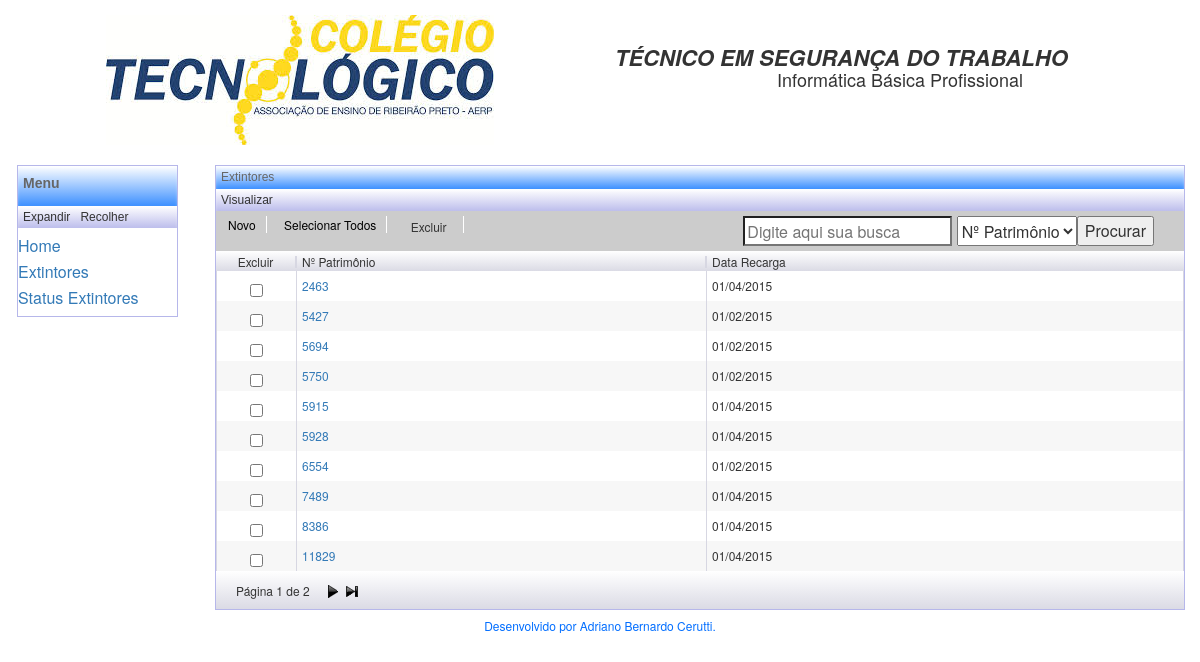
The app's page /visualiza-extintor.php with its own data.
### tables this page shows
CREATE TABLE IF NOT EXISTS `requisitos` (
`id` int(11) NOT NULL,
  `patrimonio` varchar(50) NOT NULL,
  `lacre` varchar(50) NOT NULL,
  `inmetro` varchar(50) NOT NULL,
  `tipo` varchar(50) NOT NULL,
  `lt_kg` varchar(50) NOT NULL,
  `data_recarga` date NOT NULL,
  `prox_recarga` date NOT NULL,
  `localizacao` varchar(255) DEFAULT NULL,
  `validade_extintor` date NOT NULL,
  `sinalizacao` varchar(50) NOT NULL,
  `placas` varchar(50) NOT NULL
);

### visualiza-extintor.php (the view, shortened to what this page needs)
<?php include("include/header.php");?>
<?php include("include/menu.php");?>
	<form action="php/excluir.php" method="post">
		<div class="col-md-10">
			<section>
				<div class="titulo">
					<h3>Extintores</h3>
				</div>
				<div id="breadcrumb">
					Visualizar
				</div>
				<div class="faixa-opcoes">
					<div class="botoes">
						<ul>
							<li id="novos"><a href="cadastro-extintor.php">Novo</a></li>
							<li id="selecionar-todos"><a href="#">Selecionar Todos</a></li>
							<li id="excluir"><input type="submit" name="excluir" value="Excluir"></li>
						</ul>
					</div>
					<div class="faixa-pesquisa">
						<form action="">
							<input type="search" name="" value="" placeholder="Digite aqui sua busca">
							<select name="" id="">
								<option value="patrimonio">Nº Patrimônio</option>
								<input type="submit" name="procurar" value="Procurar">
							</select>
						</form>
					</div>
				</div>
				<div class="titulos-resultados">
					<table>
						<tr>
							<td>Excluir</td>
							<td>Nº Patrimônio</td>
							<td>Data Recarga</td>
						</tr>
					</table>
				</div>
				<div class="corpo-resultados">
					<table>
						<tr>
						<?php
							include("include/conexao.php");
							$pagina = isset($_GET["pagina"]) ? $_GET["pagina"] : "1";
							$limite = 10;
							$inicio = ($pagina-1) * $limite;
							$sqlPaginacao = mysqli_query($con,"SELECT * FROM requisitos");
							$paginas = intval((mysqli_num_rows($sqlPaginacao)-1) / $limite);
							$sql = mysqli_query($con,"SELECT * FROM requisitos ORDER BY id ASC limit $inicio, $limite");
							$total = mysqli_num_rows($sql);
							if ($total > 0) {
								while ($dados = mysqli_fetch_array($sql)) {
									$id		= $dados["id"];
									$patrimonio	= $dados["patrimonio"];
									$data_recarga	= $dados["data_recarga"];
									$data_recarga = implode("/",array_reverse(explode("-",$data_recarga)));
									echo "
										<tr>
											<td>
												<input type='checkbox' name='excluir[]' value='$id'>
											</td>
											<td><a href='alterar.php?id=$id'>$patrimonio</a></td>
											<td>$data_recarga</td>
										</tr>
										";
								}
							} else {
								echo "<tr>
										<td>Nenhum registro encontrado.</td>
										<td>--------</td>
									</tr>";
							}
						?>
					</table>
				</div>
				<div class="paginacao">
					<?php
						echo '<div class="primeira">';
						echo '</div>';
					?>
					<div class="num-paginas">
						<?php
							if($pagina == 1) {
						?>
								Página <?php echo $pagina;?> de <?php echo $paginas+1;?>
						<?php
							}else {
						?>
								Página <?php echo $pagina;?> de <?php echo $paginas+1;?>
						<?php
							}
						?>
					</div>
					<?php
						echo '<div class="proxima">';
							if (($pagina-1) < $paginas) {
								    $proxima = $pagina + 1;
								    echo '<a href="?pagina='.$proxima.'"><img src="imgs/next.png" alt=""></a>';
								    $ultima = $paginas + 1;
								    echo '&nbsp;<a href="?pagina='.$ultima.'"><img src="imgs/last.png" alt=""></a>';
								}
						echo '</div>';
					?>
				</div>
			</section>
		</div>
	</form>
<?php include("include/footer.php");?>

### css/style.css (style rules this page uses)
html,body,div,span,object,iframe,h1,h2,h3,h4,h5,h6,p,blockquote,pre,abbr,address,cite,code,del,dfn,em,img,ins,kbd,q,samp,small,strong,sub,sup,var,b,i,dl,dt,dd,ol,ul,li,fieldset,form,label,legend,table,caption,tbody,tfoot,thead,tr,th,td,article,aside,canvas,details,figcaption,figure,footer,header,hgroup,menu,nav,section,summary,time,mark,audio,video { margin:0;padding:0;border:0;outline:0;font-size:100%;vertical-align:baseline;background:transparent }
body { line-height:1 }
article,aside,details,figcaption,figure,footer,header,hgroup,menu,nav,section { display:block }
a { margin:0;padding:0;font-size:100%;vertical-align:baseline;background:transparent }
table { border-collapse:collapse;border-spacing:0 }
input,select { vertical-align:middle }
.head, li, h2 { margin-top: 10px; margin-bottom: 10px; }
.titulo, .controle-menu, #breadcrumb { box-shadow: inset 0 2px 3px 0 rgba(255,255,255,.3); font-family: Arial, Helvetica, sans-serif; padding: 5px 5px; }
.titulo { background-image: linear-gradient(to bottom, #FFFFFF, #026EFF 130%); color: #666; font-size: 12px; font-weight: bold; }
.controle-menu, #breadcrumb { background-image: linear-gradient(to bottom, #FFFFFF, #B6B7EA 110%); font-size: 12px; }
section { border: 1px solid #B6B7EA; float: left; margin-top: 20px; margin-bottom: 5px; width: 100%; }
section div.faixa-opcoes { background: #CCC; height: 40px; padding-bottom: 10px; }
section div.faixa-opcoes div.botoes { float: left; }
section div.faixa-opcoes ul { padding-top: 5px; }
section div.faixa-opcoes ul li { display: inline; }
section div.faixa-opcoes li { border-left: 1px solid #CCC; border-right: 1px solid #FFF; font-size: 12px; margin: 1px; padding: 0 10px; }
section div.faixa-opcoes li a { color: #000; text-decoration: none; }
section div.faixa-opcoes div.botoes ul li#excluir input[type="submit"] { background-color: transparent; border: none; }
section div.faixa-opcoes div.faixa-pesquisa { float: right; margin-right: 30px; padding: 5px 0 0 0; }
section div.faixa-opcoes div.faixa-pesquisa input[type="search"], section div.faixa-opcoes div.faixa-pesquisa select, section div.faixa-opcoes div.faixa-pesquisa input[type="submit"] { height: 30px; }
section div.titulos-resultados { background-image: linear-gradient(to bottom, #FFFFFF, #D7D7E2 110%); font-size: 12px; height: 20px; padding: 5px 0 0 0; }
section div.titulos-resultados table { width: 100%; }
section div.titulos-resultados td { border-left: 2px solid #D7D7E2; border-right: 2px solid #D7D7E2; }
section div.titulos-resultados td:first-child, section div.titulos-resultados td:last-child { border: none; }
section div.titulos-resultados td:nth-child(1) { text-align: center; width: 80px; }
section div.titulos-resultados td:nth-child(2) { padding-left: 5px; width: 410px; }
section div.titulos-resultados td:nth-child(3) { padding-left: 5px; }
section div.corpo-resultados table { font-size: 12px; width: 100%; }
section div.corpo-resultados tr { line-height: 30px; }
section div.corpo-resultados td { border-left: 1px solid #D7D7E2; border-right: 1px solid #D7D7E2; }
section div.corpo-resultados tr:nth-child(odd) { background: #F7F7F7; }
section div.corpo-resultados td:nth-child(1) { text-align: center; width: 80px; }
section div.corpo-resultados td:nth-child(2) { padding-left: 5px; width: 410px; }
section div.corpo-resultados td:nth-child(3) { padding-left: 5px; }
section div.paginacao { background-image: linear-gradient(to bottom, #FFFFFF, #D7D7E2 110%); font-size: 12px; line-height: 30px; overflow: hidden; }
section div.paginacao div.primeira, section div.paginacao div.anterior, section div.paginacao div.num-paginas, section div.paginacao div.proxima, section div.paginacao div.ultima { float: left; }
section div.paginacao div.primeira, section div.paginacao div.anterior, section div.paginacao div.proxima, section div.paginacao div.ultima { padding: 8px 5px 0 10px; }
section div.paginacao div.num-paginas { padding: 5px 5px 0 5px; }

### records on screen
requisitos: patrimonio "2463", data_recarga "01/04/2015"
requisitos: patrimonio "5427", data_recarga "01/02/2015"
requisitos: patrimonio "5694", data_recarga "01/02/2015"
requisitos: patrimonio "5750", data_recarga "01/02/2015"
requisitos: patrimonio "5915", data_recarga "01/04/2015"
requisitos: patrimonio "5928", data_recarga "01/04/2015"
requisitos: patrimonio "6554", data_recarga "01/02/2015"
requisitos: patrimonio "7489", data_recarga "01/04/2015"
requisitos: patrimonio "8386", data_recarga "01/04/2015"
requisitos: patrimonio "11829", data_recarga "01/04/2015"

### other values on screen
$pagina "1"
$paginas+1 "2"
